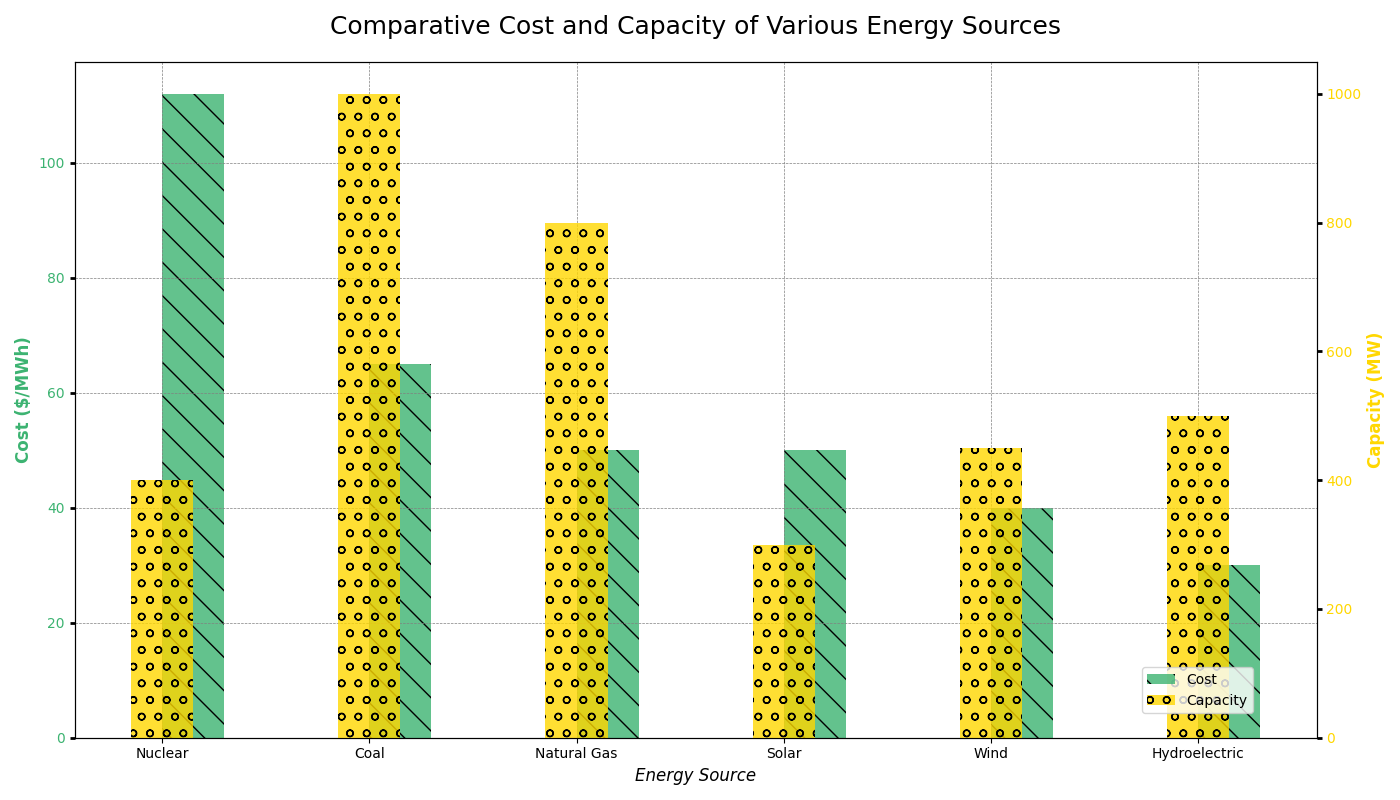

Python code for this plot:
import matplotlib.pyplot as plt
import numpy as np

energy_sources = ['Coal', 'Natural Gas', 'Nuclear', 'Hydroelectric', 'Solar', 'Wind']
# Removed carbon_emissions = [820, 490, 16, 24, 43, 10]
cost = [65, 50, 112, 30, 50, 40]
capacity = [1000, 800, 400, 500, 300, 450]

# Sorting is only needed for cost and capacity now
sorted_indices = np.argsort(cost)[::-1]

energy_sources = [energy_sources[i] for i in sorted_indices]
cost = [cost[i] for i in sorted_indices]
capacity = [capacity[i] for i in sorted_indices]

fig, ax1 = plt.subplots(figsize=(14, 8))

color2 = 'mediumseagreen'
ax1.set_xlabel('Energy Source', fontsize=12, fontstyle='italic')
ax1.set_ylabel('Cost ($/MWh)', color=color2, fontsize=12, fontweight='bold')
bars2 = ax1.bar(energy_sources, cost, color=color2, alpha=0.8, label='Cost', width=0.3, align='edge', hatch='\\')
ax1.tick_params(axis='y', labelcolor=color2, width=2)

ax2 = ax1.twinx()
color3 = 'gold'
ax2.set_ylabel('Capacity (MW)', color=color3, fontsize=12, fontweight='bold')
bars3 = ax2.bar(energy_sources, capacity, color=color3, alpha=0.8, label='Capacity', width=0.3, align='center', hatch='o')
ax2.tick_params(axis='y', labelcolor=color3, width=2)

plt.title('Comparative Cost and Capacity of Various Energy Sources', fontsize=18, pad=20)
fig.tight_layout()

fig.legend(loc='lower right', bbox_to_anchor=(0.9, 0.1))
ax1.grid(True, which='both', linestyle='--', linewidth=0.5, color='grey')

plt.show()
